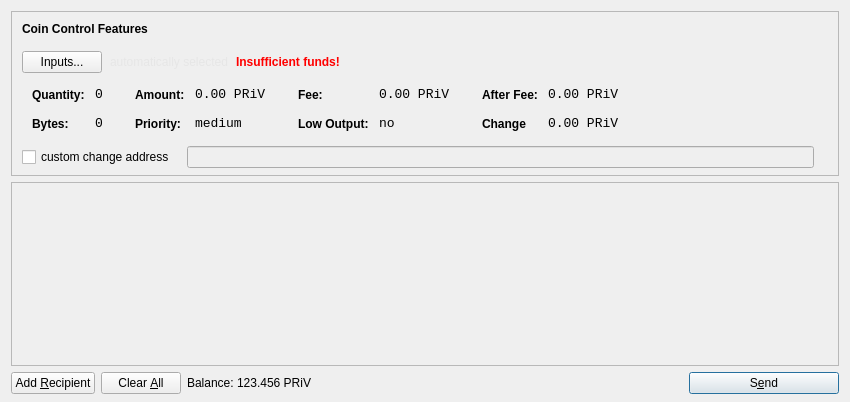
<?xml version="1.0" encoding="UTF-8"?>
<ui version="4.0">
 <class>SendCoinsDialog</class>
 <widget class="QDialog" name="SendCoinsDialog">
  <property name="geometry">
   <rect>
    <x>0</x>
    <y>0</y>
    <width>850</width>
    <height>402</height>
   </rect>
  </property>
  <property name="windowTitle">
   <string>Send Coins</string>
  </property>
  <property name="styleSheet">
   <string notr="true"/>
  </property>
  <layout class="QVBoxLayout" name="verticalLayout" stretch="0,1,0">
   <property name="bottomMargin">
    <number>8</number>
   </property>
   <item>
    <widget class="QFrame" name="frameCoinControl">
     <property name="sizePolicy">
      <sizepolicy hsizetype="Expanding" vsizetype="Expanding">
       <horstretch>0</horstretch>
       <verstretch>0</verstretch>
      </sizepolicy>
     </property>
     <property name="maximumSize">
      <size>
       <width>16777215</width>
       <height>16777215</height>
      </size>
     </property>
     <property name="frameShape">
      <enum>QFrame::StyledPanel</enum>
     </property>
     <property name="frameShadow">
      <enum>QFrame::Sunken</enum>
     </property>
     <layout class="QVBoxLayout" name="verticalLayoutCoinControl2">
      <property name="spacing">
       <number>6</number>
      </property>
      <property name="leftMargin">
       <number>0</number>
      </property>
      <property name="topMargin">
       <number>0</number>
      </property>
      <property name="rightMargin">
       <number>0</number>
      </property>
      <property name="bottomMargin">
       <number>6</number>
      </property>
      <item>
       <layout class="QVBoxLayout" name="verticalLayoutCoinControl" stretch="0,0,0,0,1">
        <property name="spacing">
         <number>0</number>
        </property>
        <property name="leftMargin">
         <number>10</number>
        </property>
        <property name="topMargin">
         <number>10</number>
        </property>
        <item>
         <layout class="QHBoxLayout" name="horizontalLayoutCoinControl1">
          <property name="bottomMargin">
           <number>15</number>
          </property>
          <item>
           <widget class="QLabel" name="labelCoinControlFeatures">
            <property name="sizePolicy">
             <sizepolicy hsizetype="Preferred" vsizetype="Maximum">
              <horstretch>0</horstretch>
              <verstretch>0</verstretch>
             </sizepolicy>
            </property>
            <property name="font">
             <font>
              <weight>75</weight>
              <bold>true</bold>
             </font>
            </property>
            <property name="styleSheet">
             <string notr="true">font-weight:bold;</string>
            </property>
            <property name="text">
             <string>Coin Control Features</string>
            </property>
           </widget>
          </item>
         </layout>
        </item>
        <item>
         <layout class="QHBoxLayout" name="horizontalLayoutCoinControl2" stretch="0,0,0,0">
          <property name="spacing">
           <number>8</number>
          </property>
          <property name="bottomMargin">
           <number>10</number>
          </property>
          <item>
           <widget class="QPushButton" name="pushButtonCoinControl">
            <property name="styleSheet">
             <string notr="true"/>
            </property>
            <property name="text">
             <string>Inputs...</string>
            </property>
           </widget>
          </item>
          <item>
           <widget class="QLabel" name="labelCoinControlAutomaticallySelected">
            <property name="styleSheet">
             <string notr="true">QLabel {
        background-color: transparent;
        color: #000000;
        font-weight: normal;
}
</string>
            </property>
            <property name="text">
             <string>&lt;html&gt;&lt;head/&gt;&lt;body&gt;&lt;p&gt;&lt;span style=&quot; color:#e6e6e6;&quot;&gt;automatically selected&lt;/span&gt;&lt;/p&gt;&lt;/body&gt;&lt;/html&gt;</string>
            </property>
            <property name="margin">
             <number>5</number>
            </property>
           </widget>
          </item>
          <item>
           <widget class="QLabel" name="labelCoinControlInsuffFunds">
            <property name="font">
             <font>
              <weight>75</weight>
              <bold>true</bold>
             </font>
            </property>
            <property name="styleSheet">
             <string notr="true">color:red;font-weight:bold;</string>
            </property>
            <property name="text">
             <string>Insufficient funds!</string>
            </property>
            <property name="margin">
             <number>5</number>
            </property>
           </widget>
          </item>
          <item>
           <spacer name="horizontalSpacerCoinControl">
            <property name="orientation">
             <enum>Qt::Horizontal</enum>
            </property>
            <property name="sizeHint" stdset="0">
             <size>
              <width>40</width>
              <height>1</height>
             </size>
            </property>
           </spacer>
          </item>
         </layout>
        </item>
        <item>
         <widget class="QWidget" name="widgetCoinControl" native="true">
          <property name="sizePolicy">
           <sizepolicy hsizetype="Preferred" vsizetype="Preferred">
            <horstretch>0</horstretch>
            <verstretch>0</verstretch>
           </sizepolicy>
          </property>
          <property name="minimumSize">
           <size>
            <width>0</width>
            <height>0</height>
           </size>
          </property>
          <property name="styleSheet">
           <string notr="true"/>
          </property>
          <layout class="QHBoxLayout" name="horizontalLayoutCoinControl5">
           <property name="margin">
            <number>0</number>
           </property>
           <item>
            <layout class="QHBoxLayout" name="horizontalLayoutCoinControl3" stretch="0,0,0,1">
             <property name="spacing">
              <number>20</number>
             </property>
             <property name="topMargin">
              <number>0</number>
             </property>
             <property name="bottomMargin">
              <number>10</number>
             </property>
             <item>
              <layout class="QFormLayout" name="formLayoutCoinControl1">
               <property name="horizontalSpacing">
                <number>10</number>
               </property>
               <property name="verticalSpacing">
                <number>14</number>
               </property>
               <property name="leftMargin">
                <number>10</number>
               </property>
               <property name="topMargin">
                <number>4</number>
               </property>
               <property name="rightMargin">
                <number>6</number>
               </property>
               <item row="0" column="0">
                <widget class="QLabel" name="labelCoinControlQuantityText">
                 <property name="styleSheet">
                  <string notr="true">font-weight:bold;</string>
                 </property>
                 <property name="text">
                  <string>Quantity:</string>
                 </property>
                 <property name="margin">
                  <number>0</number>
                 </property>
                </widget>
               </item>
               <item row="0" column="1">
                <widget class="QLabel" name="labelCoinControlQuantity">
                 <property name="font">
                  <font>
                   <family>Monospace</family>
                   <pointsize>10</pointsize>
                  </font>
                 </property>
                 <property name="cursor">
                  <cursorShape>IBeamCursor</cursorShape>
                 </property>
                 <property name="contextMenuPolicy">
                  <enum>Qt::ActionsContextMenu</enum>
                 </property>
                 <property name="text">
                  <string>0</string>
                 </property>
                 <property name="margin">
                  <number>0</number>
                 </property>
                 <property name="textInteractionFlags">
                  <set>Qt::LinksAccessibleByMouse|Qt::TextSelectableByKeyboard|Qt::TextSelectableByMouse</set>
                 </property>
                </widget>
               </item>
               <item row="1" column="0">
                <widget class="QLabel" name="labelCoinControlBytesText">
                 <property name="styleSheet">
                  <string notr="true">font-weight:bold;</string>
                 </property>
                 <property name="text">
                  <string>Bytes:</string>
                 </property>
                </widget>
               </item>
               <item row="1" column="1">
                <widget class="QLabel" name="labelCoinControlBytes">
                 <property name="font">
                  <font>
                   <family>Monospace</family>
                   <pointsize>10</pointsize>
                  </font>
                 </property>
                 <property name="cursor">
                  <cursorShape>IBeamCursor</cursorShape>
                 </property>
                 <property name="contextMenuPolicy">
                  <enum>Qt::ActionsContextMenu</enum>
                 </property>
                 <property name="text">
                  <string>0</string>
                 </property>
                 <property name="textInteractionFlags">
                  <set>Qt::LinksAccessibleByMouse|Qt::TextSelectableByKeyboard|Qt::TextSelectableByMouse</set>
                 </property>
                </widget>
               </item>
              </layout>
             </item>
             <item>
              <layout class="QFormLayout" name="formLayoutCoinControl2">
               <property name="horizontalSpacing">
                <number>10</number>
               </property>
               <property name="verticalSpacing">
                <number>14</number>
               </property>
               <property name="leftMargin">
                <number>6</number>
               </property>
               <property name="topMargin">
                <number>4</number>
               </property>
               <property name="rightMargin">
                <number>6</number>
               </property>
               <item row="0" column="0">
                <widget class="QLabel" name="labelCoinControlAmountText">
                 <property name="styleSheet">
                  <string notr="true">font-weight:bold;</string>
                 </property>
                 <property name="text">
                  <string>Amount:</string>
                 </property>
                 <property name="margin">
                  <number>0</number>
                 </property>
                </widget>
               </item>
               <item row="0" column="1">
                <widget class="QLabel" name="labelCoinControlAmount">
                 <property name="font">
                  <font>
                   <family>Monospace</family>
                   <pointsize>10</pointsize>
                  </font>
                 </property>
                 <property name="cursor">
                  <cursorShape>IBeamCursor</cursorShape>
                 </property>
                 <property name="contextMenuPolicy">
                  <enum>Qt::ActionsContextMenu</enum>
                 </property>
                 <property name="text">
                  <string>0.00 PRiV</string>
                 </property>
                 <property name="textInteractionFlags">
                  <set>Qt::LinksAccessibleByMouse|Qt::TextSelectableByKeyboard|Qt::TextSelectableByMouse</set>
                 </property>
                </widget>
               </item>
               <item row="1" column="0">
                <widget class="QLabel" name="labelCoinControlPriorityText">
                 <property name="styleSheet">
                  <string notr="true">font-weight:bold;</string>
                 </property>
                 <property name="text">
                  <string>Priority:</string>
                 </property>
                </widget>
               </item>
               <item row="1" column="1">
                <widget class="QLabel" name="labelCoinControlPriority">
                 <property name="font">
                  <font>
                   <family>Monospace</family>
                   <pointsize>10</pointsize>
                  </font>
                 </property>
                 <property name="cursor">
                  <cursorShape>IBeamCursor</cursorShape>
                 </property>
                 <property name="contextMenuPolicy">
                  <enum>Qt::ActionsContextMenu</enum>
                 </property>
                 <property name="text">
                  <string>medium</string>
                 </property>
                 <property name="textInteractionFlags">
                  <set>Qt::LinksAccessibleByMouse|Qt::TextSelectableByKeyboard|Qt::TextSelectableByMouse</set>
                 </property>
                </widget>
               </item>
              </layout>
             </item>
             <item>
              <layout class="QFormLayout" name="formLayoutCoinControl3">
               <property name="horizontalSpacing">
                <number>10</number>
               </property>
               <property name="verticalSpacing">
                <number>14</number>
               </property>
               <property name="leftMargin">
                <number>6</number>
               </property>
               <property name="topMargin">
                <number>4</number>
               </property>
               <property name="rightMargin">
                <number>6</number>
               </property>
               <item row="0" column="0">
                <widget class="QLabel" name="labelCoinControlFeeText">
                 <property name="styleSheet">
                  <string notr="true">font-weight:bold;</string>
                 </property>
                 <property name="text">
                  <string>Fee:</string>
                 </property>
                 <property name="margin">
                  <number>0</number>
                 </property>
                </widget>
               </item>
               <item row="0" column="1">
                <widget class="QLabel" name="labelCoinControlFee">
                 <property name="font">
                  <font>
                   <family>Monospace</family>
                   <pointsize>10</pointsize>
                  </font>
                 </property>
                 <property name="cursor">
                  <cursorShape>IBeamCursor</cursorShape>
                 </property>
                 <property name="contextMenuPolicy">
                  <enum>Qt::ActionsContextMenu</enum>
                 </property>
                 <property name="text">
                  <string>0.00 PRiV</string>
                 </property>
                 <property name="textInteractionFlags">
                  <set>Qt::LinksAccessibleByMouse|Qt::TextSelectableByKeyboard|Qt::TextSelectableByMouse</set>
                 </property>
                </widget>
               </item>
               <item row="1" column="0">
                <widget class="QLabel" name="labelCoinControlLowOutputText">
                 <property name="styleSheet">
                  <string notr="true">font-weight:bold;</string>
                 </property>
                 <property name="text">
                  <string>Low Output:</string>
                 </property>
                </widget>
               </item>
               <item row="1" column="1">
                <widget class="QLabel" name="labelCoinControlLowOutput">
                 <property name="font">
                  <font>
                   <family>Monospace</family>
                   <pointsize>10</pointsize>
                  </font>
                 </property>
                 <property name="cursor">
                  <cursorShape>IBeamCursor</cursorShape>
                 </property>
                 <property name="contextMenuPolicy">
                  <enum>Qt::ActionsContextMenu</enum>
                 </property>
                 <property name="text">
                  <string>no</string>
                 </property>
                 <property name="textInteractionFlags">
                  <set>Qt::LinksAccessibleByMouse|Qt::TextSelectableByKeyboard|Qt::TextSelectableByMouse</set>
                 </property>
                </widget>
               </item>
              </layout>
             </item>
             <item>
              <layout class="QFormLayout" name="formLayoutCoinControl4">
               <property name="horizontalSpacing">
                <number>10</number>
               </property>
               <property name="verticalSpacing">
                <number>14</number>
               </property>
               <property name="leftMargin">
                <number>6</number>
               </property>
               <property name="topMargin">
                <number>4</number>
               </property>
               <property name="rightMargin">
                <number>6</number>
               </property>
               <item row="0" column="0">
                <widget class="QLabel" name="labelCoinControlAfterFeeText">
                 <property name="styleSheet">
                  <string notr="true">font-weight:bold;</string>
                 </property>
                 <property name="text">
                  <string>After Fee:</string>
                 </property>
                 <property name="margin">
                  <number>0</number>
                 </property>
                </widget>
               </item>
               <item row="0" column="1">
                <widget class="QLabel" name="labelCoinControlAfterFee">
                 <property name="font">
                  <font>
                   <family>Monospace</family>
                   <pointsize>10</pointsize>
                  </font>
                 </property>
                 <property name="cursor">
                  <cursorShape>IBeamCursor</cursorShape>
                 </property>
                 <property name="contextMenuPolicy">
                  <enum>Qt::ActionsContextMenu</enum>
                 </property>
                 <property name="text">
                  <string>0.00 PRiV</string>
                 </property>
                 <property name="textInteractionFlags">
                  <set>Qt::LinksAccessibleByMouse|Qt::TextSelectableByKeyboard|Qt::TextSelectableByMouse</set>
                 </property>
                </widget>
               </item>
               <item row="1" column="0">
                <widget class="QLabel" name="labelCoinControlChangeText">
                 <property name="styleSheet">
                  <string notr="true">font-weight:bold;</string>
                 </property>
                 <property name="text">
                  <string>Change</string>
                 </property>
                </widget>
               </item>
               <item row="1" column="1">
                <widget class="QLabel" name="labelCoinControlChange">
                 <property name="font">
                  <font>
                   <family>Monospace</family>
                   <pointsize>10</pointsize>
                  </font>
                 </property>
                 <property name="cursor">
                  <cursorShape>IBeamCursor</cursorShape>
                 </property>
                 <property name="contextMenuPolicy">
                  <enum>Qt::ActionsContextMenu</enum>
                 </property>
                 <property name="text">
                  <string>0.00 PRiV</string>
                 </property>
                 <property name="textInteractionFlags">
                  <set>Qt::LinksAccessibleByMouse|Qt::TextSelectableByKeyboard|Qt::TextSelectableByMouse</set>
                 </property>
                </widget>
               </item>
              </layout>
             </item>
            </layout>
           </item>
          </layout>
         </widget>
        </item>
        <item>
         <layout class="QHBoxLayout" name="horizontalLayoutCoinControl4" stretch="0,0,0">
          <property name="spacing">
           <number>12</number>
          </property>
          <property name="sizeConstraint">
           <enum>QLayout::SetDefaultConstraint</enum>
          </property>
          <property name="topMargin">
           <number>5</number>
          </property>
          <property name="rightMargin">
           <number>5</number>
          </property>
          <item>
           <widget class="QCheckBox" name="checkBoxCoinControlChange">
            <property name="text">
             <string>custom change address</string>
            </property>
           </widget>
          </item>
          <item>
           <widget class="QLineEdit" name="lineEditCoinControlChange">
            <property name="enabled">
             <bool>false</bool>
            </property>
            <property name="sizePolicy">
             <sizepolicy hsizetype="Expanding" vsizetype="Fixed">
              <horstretch>0</horstretch>
              <verstretch>0</verstretch>
             </sizepolicy>
            </property>
           </widget>
          </item>
          <item>
           <widget class="QLabel" name="labelCoinControlChangeLabel">
            <property name="sizePolicy">
             <sizepolicy hsizetype="Preferred" vsizetype="Expanding">
              <horstretch>0</horstretch>
              <verstretch>0</verstretch>
             </sizepolicy>
            </property>
            <property name="minimumSize">
             <size>
              <width>0</width>
              <height>0</height>
             </size>
            </property>
            <property name="text">
             <string/>
            </property>
            <property name="margin">
             <number>3</number>
            </property>
           </widget>
          </item>
         </layout>
        </item>
        <item>
         <spacer name="verticalSpacerCoinControl">
          <property name="orientation">
           <enum>Qt::Vertical</enum>
          </property>
          <property name="sizeHint" stdset="0">
           <size>
            <width>800</width>
            <height>1</height>
           </size>
          </property>
         </spacer>
        </item>
       </layout>
      </item>
     </layout>
    </widget>
   </item>
   <item>
    <widget class="QScrollArea" name="scrollArea">
     <property name="widgetResizable">
      <bool>true</bool>
     </property>
     <widget class="QWidget" name="scrollAreaWidgetContents">
      <property name="geometry">
       <rect>
        <x>0</x>
        <y>0</y>
        <width>830</width>
        <height>174</height>
       </rect>
      </property>
      <layout class="QVBoxLayout" name="verticalLayout_2">
       <property name="margin">
        <number>0</number>
       </property>
       <item>
        <layout class="QVBoxLayout" name="entries">
         <property name="spacing">
          <number>6</number>
         </property>
        </layout>
       </item>
       <item>
        <spacer name="verticalSpacer">
         <property name="orientation">
          <enum>Qt::Vertical</enum>
         </property>
         <property name="sizeHint" stdset="0">
          <size>
           <width>20</width>
           <height>40</height>
          </size>
         </property>
        </spacer>
       </item>
      </layout>
     </widget>
    </widget>
   </item>
   <item>
    <layout class="QHBoxLayout" name="horizontalLayout">
     <item>
      <widget class="QPushButton" name="addButton">
       <property name="toolTip">
        <string>Send to multiple recipients at once</string>
       </property>
       <property name="text">
        <string>Add &amp;Recipient</string>
       </property>
       <property name="icon">
        <iconset resource="../bitcoin.qrc">
         <normaloff>:/icons/add</normaloff>:/icons/add</iconset>
       </property>
       <property name="autoDefault">
        <bool>false</bool>
       </property>
      </widget>
     </item>
     <item>
      <widget class="QPushButton" name="clearButton">
       <property name="sizePolicy">
        <sizepolicy hsizetype="Minimum" vsizetype="Fixed">
         <horstretch>0</horstretch>
         <verstretch>0</verstretch>
        </sizepolicy>
       </property>
       <property name="toolTip">
        <string>Remove all transaction fields</string>
       </property>
       <property name="text">
        <string>Clear &amp;All</string>
       </property>
       <property name="icon">
        <iconset resource="../bitcoin.qrc">
         <normaloff>:/icons/remove</normaloff>:/icons/remove</iconset>
       </property>
       <property name="autoRepeatDelay">
        <number>300</number>
       </property>
       <property name="autoDefault">
        <bool>false</bool>
       </property>
      </widget>
     </item>
     <item>
      <layout class="QHBoxLayout" name="horizontalLayout_2">
       <property name="spacing">
        <number>3</number>
       </property>
       <item>
        <widget class="QLabel" name="label">
         <property name="sizePolicy">
          <sizepolicy hsizetype="Preferred" vsizetype="Fixed">
           <horstretch>0</horstretch>
           <verstretch>0</verstretch>
          </sizepolicy>
         </property>
         <property name="text">
          <string>Balance:</string>
         </property>
        </widget>
       </item>
       <item>
        <widget class="QLabel" name="labelBalance">
         <property name="sizePolicy">
          <sizepolicy hsizetype="Preferred" vsizetype="Fixed">
           <horstretch>0</horstretch>
           <verstretch>0</verstretch>
          </sizepolicy>
         </property>
         <property name="cursor">
          <cursorShape>IBeamCursor</cursorShape>
         </property>
         <property name="text">
          <string>123.456 PRiV</string>
         </property>
         <property name="textInteractionFlags">
          <set>Qt::LinksAccessibleByMouse|Qt::TextSelectableByKeyboard|Qt::TextSelectableByMouse</set>
         </property>
        </widget>
       </item>
      </layout>
     </item>
     <item>
      <spacer name="horizontalSpacer">
       <property name="orientation">
        <enum>Qt::Horizontal</enum>
       </property>
       <property name="sizeHint" stdset="0">
        <size>
         <width>40</width>
         <height>20</height>
        </size>
       </property>
      </spacer>
     </item>
     <item>
      <widget class="QPushButton" name="sendButton">
       <property name="minimumSize">
        <size>
         <width>150</width>
         <height>0</height>
        </size>
       </property>
       <property name="toolTip">
        <string>Confirm the send action</string>
       </property>
       <property name="text">
        <string>S&amp;end</string>
       </property>
       <property name="icon">
        <iconset resource="../bitcoin.qrc">
         <normaloff>:/icons/send</normaloff>:/icons/send</iconset>
       </property>
       <property name="default">
        <bool>true</bool>
       </property>
      </widget>
     </item>
    </layout>
   </item>
  </layout>
 </widget>
 <resources>
  <include location="../bitcoin.qrc"/>
 </resources>
 <connections/>
</ui>
